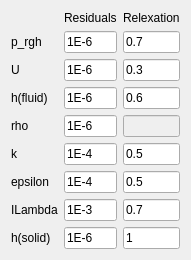
<?xml version="1.0" encoding="UTF-8"?>
<ui version="4.0">
 <class>Form</class>
 <widget class="QWidget" name="Form">
  <property name="geometry">
   <rect>
    <x>0</x>
    <y>0</y>
    <width>171</width>
    <height>235</height>
   </rect>
  </property>
  <property name="windowTitle">
   <string>Form</string>
  </property>
  <layout class="QGridLayout" name="gridLayout">
   <item row="0" column="2">
    <widget class="QLabel" name="label_13">
     <property name="text">
      <string>Relexation</string>
     </property>
    </widget>
   </item>
   <item row="7" column="0">
    <widget class="QLabel" name="label_5">
     <property name="text">
      <string>ILambda</string>
     </property>
    </widget>
   </item>
   <item row="6" column="0">
    <widget class="QLabel" name="label_8">
     <property name="text">
      <string>epsilon</string>
     </property>
    </widget>
   </item>
   <item row="1" column="2">
    <widget class="QLineEdit" name="relexaprghInput">
     <property name="text">
      <string>0.7</string>
     </property>
    </widget>
   </item>
   <item row="5" column="1">
    <widget class="QLineEdit" name="resikInput">
     <property name="text">
      <string>1E-4</string>
     </property>
    </widget>
   </item>
   <item row="7" column="2">
    <widget class="QLineEdit" name="relexaILambdaInput">
     <property name="text">
      <string>0.7</string>
     </property>
    </widget>
   </item>
   <item row="3" column="1">
    <widget class="QLineEdit" name="resihFluidInput">
     <property name="text">
      <string>1E-6</string>
     </property>
    </widget>
   </item>
   <item row="2" column="2">
    <widget class="QLineEdit" name="relexaUInput">
     <property name="text">
      <string>0.3</string>
     </property>
    </widget>
   </item>
   <item row="6" column="1">
    <widget class="QLineEdit" name="resiepsilonInput">
     <property name="text">
      <string>1E-4</string>
     </property>
    </widget>
   </item>
   <item row="8" column="1">
    <widget class="QLineEdit" name="resihSolidInput">
     <property name="text">
      <string>1E-6</string>
     </property>
    </widget>
   </item>
   <item row="4" column="2">
    <widget class="QLineEdit" name="lieEdit">
     <property name="enabled">
      <bool>false</bool>
     </property>
     <property name="text">
      <string/>
     </property>
    </widget>
   </item>
   <item row="8" column="0">
    <widget class="QLabel" name="label_4">
     <property name="text">
      <string>h(solid)</string>
     </property>
    </widget>
   </item>
   <item row="7" column="1">
    <widget class="QLineEdit" name="resiILambdaInput">
     <property name="text">
      <string>1E-3</string>
     </property>
    </widget>
   </item>
   <item row="1" column="1">
    <widget class="QLineEdit" name="resiprghInput">
     <property name="text">
      <string>1E-6</string>
     </property>
    </widget>
   </item>
   <item row="5" column="2">
    <widget class="QLineEdit" name="relexakInput">
     <property name="text">
      <string>0.5</string>
     </property>
    </widget>
   </item>
   <item row="1" column="0">
    <widget class="QLabel" name="label_10">
     <property name="text">
      <string>p_rgh</string>
     </property>
    </widget>
   </item>
   <item row="0" column="1">
    <widget class="QLabel" name="label_12">
     <property name="text">
      <string>Residuals</string>
     </property>
    </widget>
   </item>
   <item row="6" column="2">
    <widget class="QLineEdit" name="relexaepsilonInput">
     <property name="text">
      <string>0.5</string>
     </property>
    </widget>
   </item>
   <item row="2" column="1">
    <widget class="QLineEdit" name="resiUInput">
     <property name="text">
      <string>1E-6</string>
     </property>
    </widget>
   </item>
   <item row="4" column="1">
    <widget class="QLineEdit" name="resirhoInput">
     <property name="text">
      <string>1E-6</string>
     </property>
    </widget>
   </item>
   <item row="2" column="0">
    <widget class="QLabel" name="label">
     <property name="text">
      <string>U</string>
     </property>
    </widget>
   </item>
   <item row="8" column="2">
    <widget class="QLineEdit" name="relexahSolidInput">
     <property name="text">
      <string>1</string>
     </property>
    </widget>
   </item>
   <item row="3" column="2">
    <widget class="QLineEdit" name="relexahFluidInput">
     <property name="text">
      <string>0.6</string>
     </property>
    </widget>
   </item>
   <item row="5" column="0">
    <widget class="QLabel" name="label_6">
     <property name="text">
      <string>k</string>
     </property>
    </widget>
   </item>
   <item row="4" column="0">
    <widget class="QLabel" name="label_3">
     <property name="text">
      <string>rho</string>
     </property>
    </widget>
   </item>
   <item row="3" column="0">
    <widget class="QLabel" name="label_2">
     <property name="text">
      <string>h(fluid)</string>
     </property>
    </widget>
   </item>
   <item row="0" column="0">
    <widget class="QLabel" name="label_11">
     <property name="text">
      <string/>
     </property>
    </widget>
   </item>
  </layout>
 </widget>
 <resources/>
 <connections/>
</ui>
